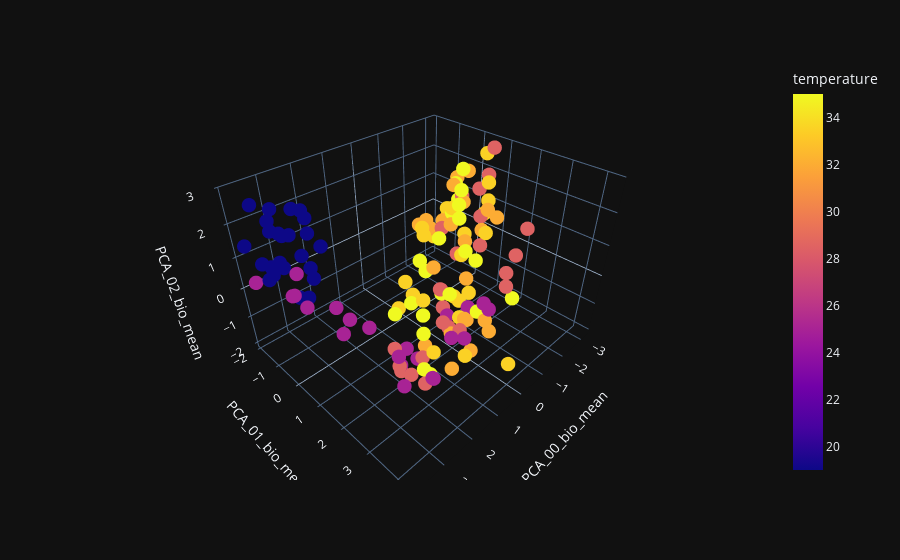

The cell this chart's notebook holds for it:
### Code cell
mean_cols = [col for col in morph_pd_df.columns if "_mean" in col]

fig = px.scatter_3d(morph_pd_df, x=mean_cols[0], y=mean_cols[1], z=mean_cols[2], color="temperature", hover_data=["timepoint", "snip_id"])
fig.update_traces(marker=dict(size=5))
fig.show()

### Figure 1 — Plotly figure (JSON) as saved in the notebook; plotly's stock layout.template omitted (floating-point values rounded to 4 significant figures; data arrays with more than 128 entries replaced by an {"elided": "..."} marker saying what was removed)
{"data": [{"customdata": {"elided": "141x2 mixed values"}, "hovertemplate": "PCA_00_bio_mean=%{x}<br>PCA_01_bio_mean=%{y}<br>PCA_02_bio_mean=%{z}<br>timepoint=%{customdata[0]}<br>snip_id=%{customdata[1]}<br>temperature=%{marker.color}<extra></extra>", "legendgroup": "", "marker": {"color": {"elided": "141 float values"}, "coloraxis": "coloraxis", "symbol": "circle", "size": 5}, "mode": "markers", "name": "", "scene": "scene", "showlegend": false, "x": {"elided": "141 float values"}, "y": {"elided": "141 float values"}, "z": {"elided": "141 float values"}, "type": "scatter3d"}], "layout": {"scene": {"domain": {"x": [0.0, 1.0], "y": [0.0, 1.0]}, "xaxis": {"title": {"text": "PCA_00_bio_mean"}}, "yaxis": {"title": {"text": "PCA_01_bio_mean"}}, "zaxis": {"title": {"text": "PCA_02_bio_mean"}}}, "coloraxis": {"colorbar": {"title": {"text": "temperature"}}, "colorscale": [[0.0, "#0d0887"], [0.1111, "#46039f"], [0.2222, "#7201a8"], [0.3333, "#9c179e"], [0.4444, "#bd3786"], [0.5556, "#d8576b"], [0.6667, "#ed7953"], [0.7778, "#fb9f3a"], [0.8889, "#fdca26"], [1.0, "#f0f921"]]}, "legend": {"tracegroupgap": 0}, "margin": {"t": 60}}}
